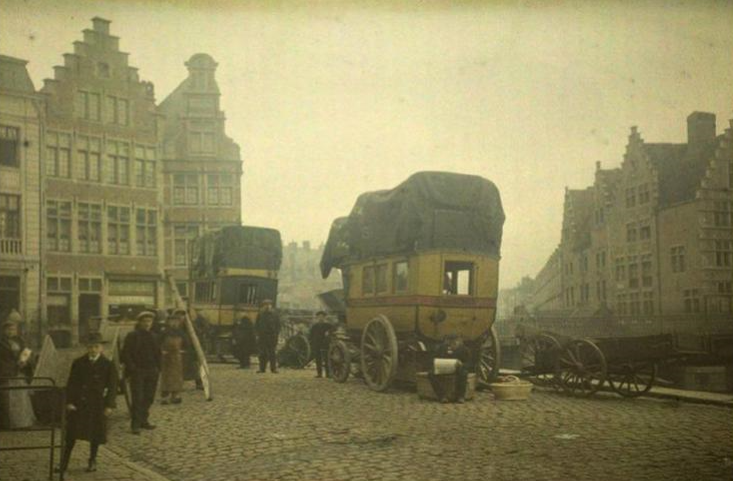
%> input picture input image.png, 733 x 481 px
$ octave 'Project Code.m'   (GNU Octave 9; MATLAB toolbox functions it lacks are replaced by stand-ins)
%> lines starting %> are read from the running program, lines starting %| are printed output that depends on the picture; in (x1, y1, x2, y2) boxes, pixels count from 0 and x2, y2 are one past the last pixel; in counts of white or black regions, pixels touching at a corner belong together; the program's own positions count from 1
% Read the image
input_image = imread('input image.png');
%> input_image is the input picture: size 481x733x3 uint8; mean R, G, B 142.1, 135.9, 96.2

% Display the original image
figure;
imshow(input_image);
title('Original Image');

%%
%1. Convert the image to grayscale
gray_image = rgb2gray(input_image);

% Display the grayscale image
figure;
imshow(gray_image);
title('Grayscale Image');

%%
% 2.1 Apply Gaussian Blur
gaussian_blur = imgaussfilt(gray_image, 2);

% Display the Gaussian blurred image
figure;
imshow(gaussian_blur);
title('Gaussian Blurred Image');

%%
% 2.2 Adjusting Gaussian Blur
% Apply Gaussian Blur
gaussian_blur = imgaussfilt(gray_image, 1);

% Display the Gaussian blurred image
figure;
imshow(gaussian_blur);
title('Gaussian Blurred Image - Adjusted');

%%
%3. Apply sharpening filter
sharpened_image = imsharpen(gaussian_blur, 'Radius', 2, 'Amount', 2);

% Display the sharpened image
figure;
imshow(sharpened_image);
title('Sharpened Image');

%%
%4. Apply Canny Edge Detection
edges = edge(sharpened_image, 'Canny');
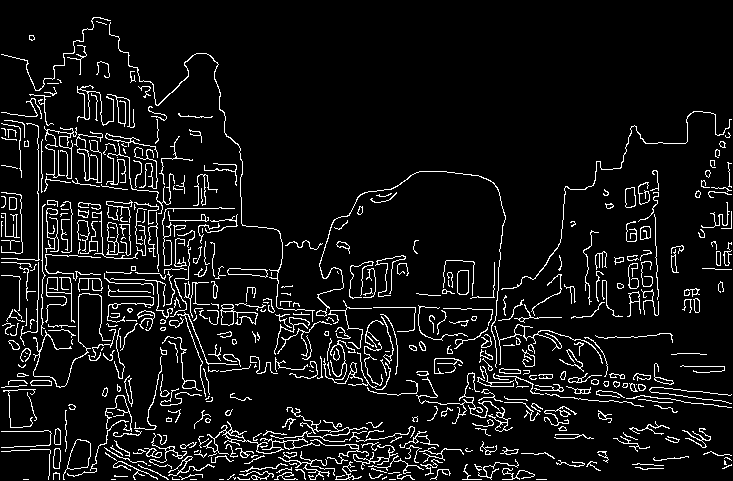
%> edges: size 481x733 logical; 7.7% white in thin lines or dots

% Display the edges
figure;
imshow(edges);
title('Edges Detected');

%%
%5.1 Apply histogram equalization
equalized_image = histeq(sharpened_image);

% Display the histogram equalized image
figure;
imshow(equalized_image);
title('Histogram Equalized Image');

%%
%5.2 Apply Histogram Equalization
hist_eq_image = histeq(sharpened_image);

% Adjust the image using imadjust to further refine the contrast
adjusted_image = imadjust(hist_eq_image, stretchlim(hist_eq_image, [0.01 0.80]), []);

% Combine the original image and the histogram equalized image
% to preserve details and enhance contrast
combined_image = imfuse(sharpened_image, adjusted_image, 'blend');

% Display the result
figure;
imshow(combined_image);
title('Combined Image with Enhanced Details');

%%
%5.3 test 2nd time Apply Canny Edge Detection
edges = edge(combined_image, 'Canny');
%> edges: size 481x733 logical; 10.1% white in thin lines or dots

% Display the edges
figure;
imshow(edges);
title('Edges Detected');

%%
%6.1 Adjust brightness
alpha = 1.2; % Simple contrast control
beta = 20;   % Simple brightness control
brightness_adjusted = imadjust(combined_image, [], [], alpha);
brightness_adjusted = brightness_adjusted + beta;

% Display the brightness adjusted image
figure;
imshow(brightness_adjusted);
title('Brightness Adjusted Image');

%%
%6.2 Adjust brightness and contrast
alpha = 1.2; % Slightly lower contrast control
beta = 30;  % Slightly higher brightness control
brightness_adjusted = imadjust(combined_image, [], [], alpha);
brightness_adjusted = brightness_adjusted + beta;

% Display the brightness adjusted image with new parameters
figure;
imshow(brightness_adjusted);
title('Brightness Adjusted Image (New Parameters)');

%%
%7. Create a structuring element for morphological operations
se = strel('disk', 1);

% Apply Dilation
dilated_image = imdilate(brightness_adjusted, se);
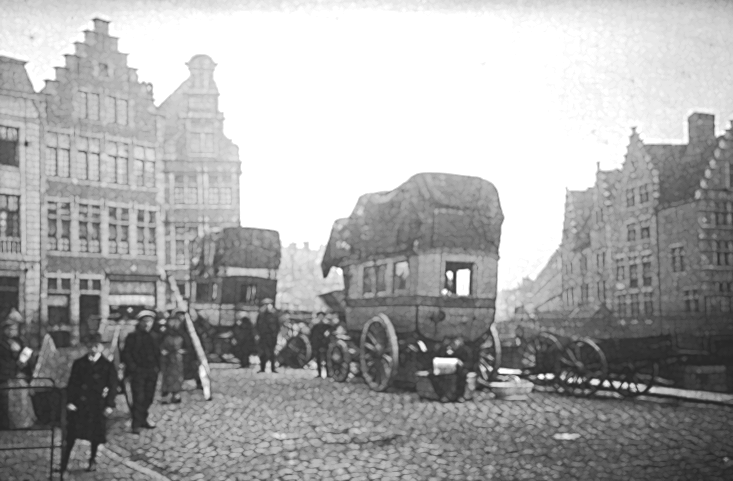
%> dilated_image: size 481x733 uint8; min 32, max 255, mean 167.3

figure;
imshow(dilated_image);
title('Dilated Image');

% Apply Erosion
eroded_image = imerode(dilated_image, se);

figure;
imshow(eroded_image);
title('Eroded Image');

%%
%8. Apply CLAHE with adjusted parameters
clahe_image = adapthisteq(eroded_image, 'ClipLimit', 0.001, 'Distribution', 'uniform');

% Display the CLAHE image with adjusted parameters
figure;
imshow(clahe_image);
title('CLAHE Image (Adjusted)');

%%
%9. Threshold the image to create a mask for black dots (artifacts)
% Adjust the threshold value as needed
threshold_value = 40; % This value can be adjusted based on the image
artifact_mask = clahe_image < threshold_value;
%> artifact_mask: size 481x733 logical; 12.2% white; 191 white regions (119 under 20 px), largest, box (x1, y1, x2, y2) and area: (516, 280, 733, 481) 15889, (0, 276, 204, 481) 13961, (377, 320, 486, 404) 3401

% Display the artifact mask
figure;
imshow(artifact_mask);
title('Artifact Mask');

% Apply regionfill to fill the artifacts
filled_image = regionfill(clahe_image, artifact_mask);
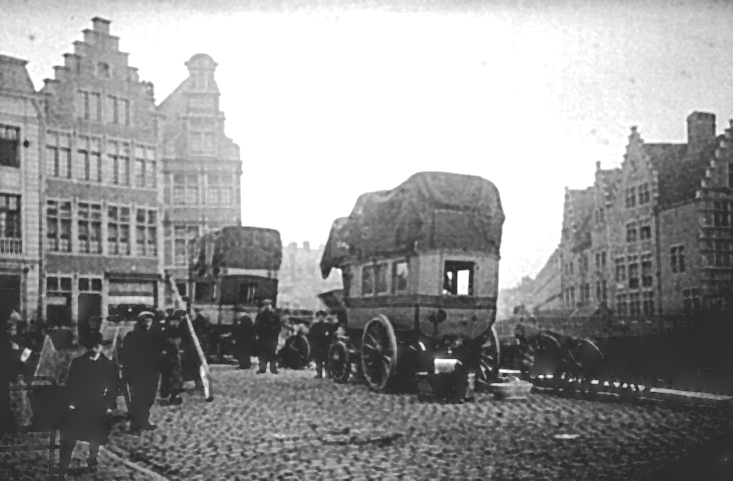
%> filled_image: size 481x733 uint8; min 42, max 255, mean 149.7

% Display the filled image
figure;
imshow(filled_image);
title('Image after Artifact Removal');

%%
% Load the input image
input_image = imread('input image.png');

% Separate the color channels
Rchannel = input_image(:,:,1);
Gchannel = input_image(:,:,2);
Bchannel = input_image(:,:,3);
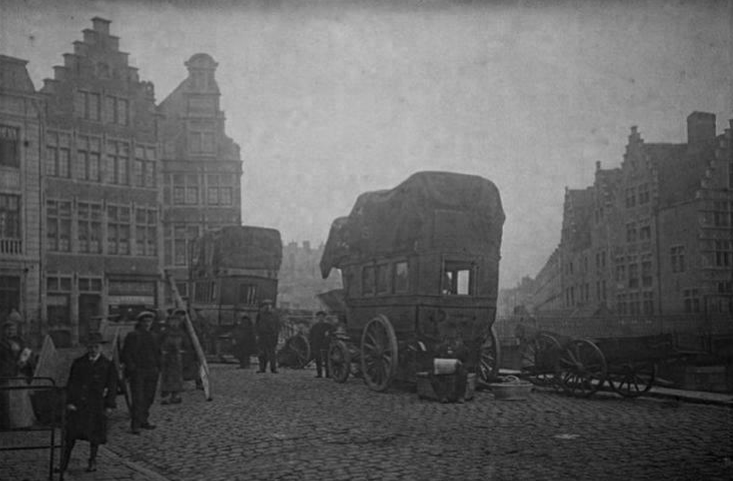
%> Bchannel: size 481x733 uint8; min 0, max 195, mean 96.2

% Increase the saturation of the original color channels
saturation_factor = 1.5; % Adjust this factor to increase saturation

R_adjusted = imadjust(Rchannel, stretchlim(Rchannel), [], saturation_factor);
G_adjusted = imadjust(Gchannel, stretchlim(Gchannel), [], saturation_factor);
B_adjusted = imadjust(Bchannel, stretchlim(Bchannel), [], saturation_factor);

% Clip the values to [0, 255] range
R_adjusted = uint8(max(min(R_adjusted, 255), 0));
G_adjusted = uint8(max(min(G_adjusted, 255), 0));
B_adjusted = uint8(max(min(B_adjusted, 255), 0));

% Combine the adjusted channels to create the color-adjusted image
color_adjusted_image = cat(3, R_adjusted, G_adjusted, B_adjusted);
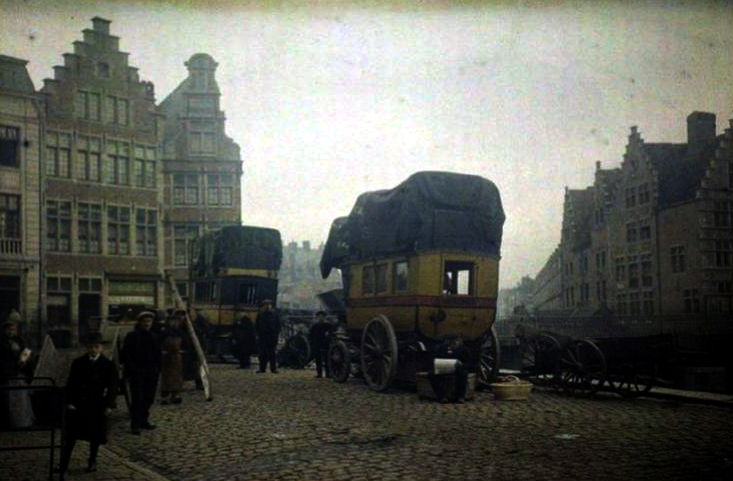
%> color_adjusted_image: size 481x733x3 uint8; mean R, G, B 97.5, 99.2, 92

% Convert the color-adjusted image to LAB color space
lab_image = rgb2lab(color_adjusted_image);
%> lab_image: size 481x733x3 double; mean of channels 1, 2, 3 39.6, -2, 3.8

% Replace the L channel with the processed grayscale image
lab_image(:,:,1) = double(filled_image) / 255 * 100; % Scale to [0, 100]
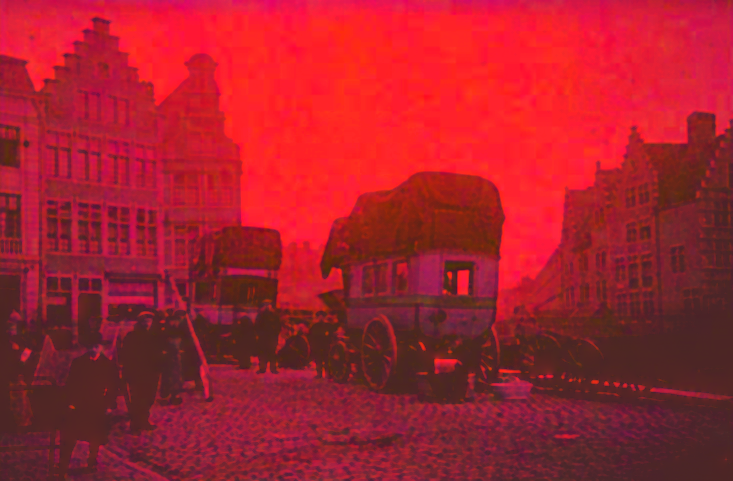
%> lab_image: size 481x733x3 double; mean R, G, B 58.7, -2, 3.8; drawn with min black and max white

% Convert back to RGB color space
color_restored_image = lab2rgb(lab_image);
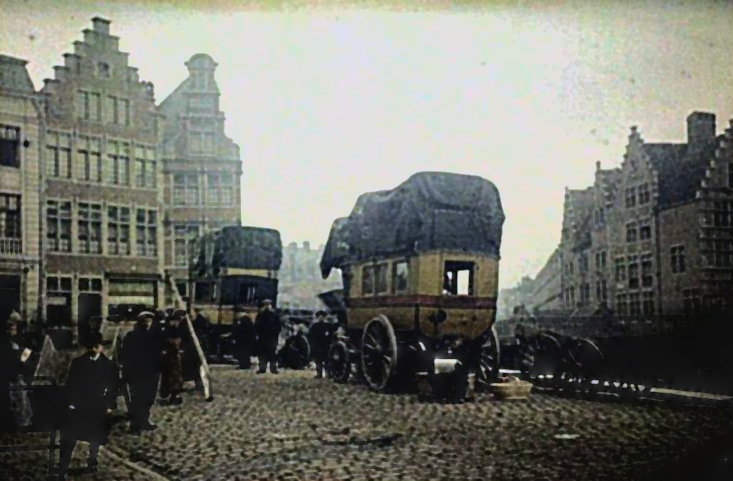
%> color_restored_image: size 481x733x3 double; mean R, G, B 0.566, 0.573, 0.542; drawn with min black and max white

% Display the color restored image
figure;
imshow(color_restored_image);
title('Color Restored Image');

$ run again, with Test 2.png copied over input image.png
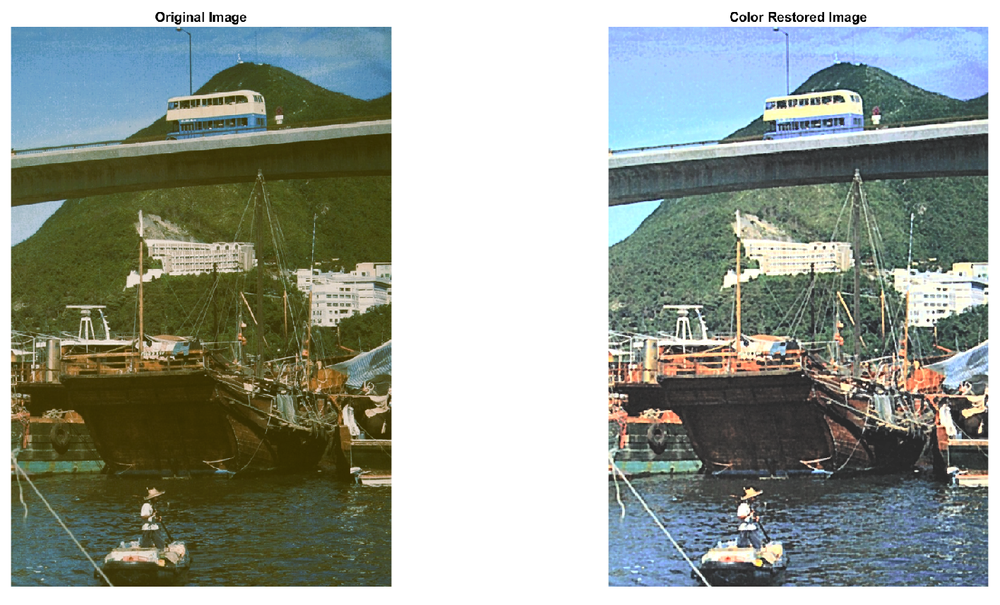
%> input picture Test 2.png, 1000 x 605 px, shrunk from 1416 x 857 before the run
%> input_image is the input picture: size 605x1000x3 uint8; mean R, G, B 149.7, 157.5, 148.6
%> `edges = edge(sharpened_image, 'Canny');`:
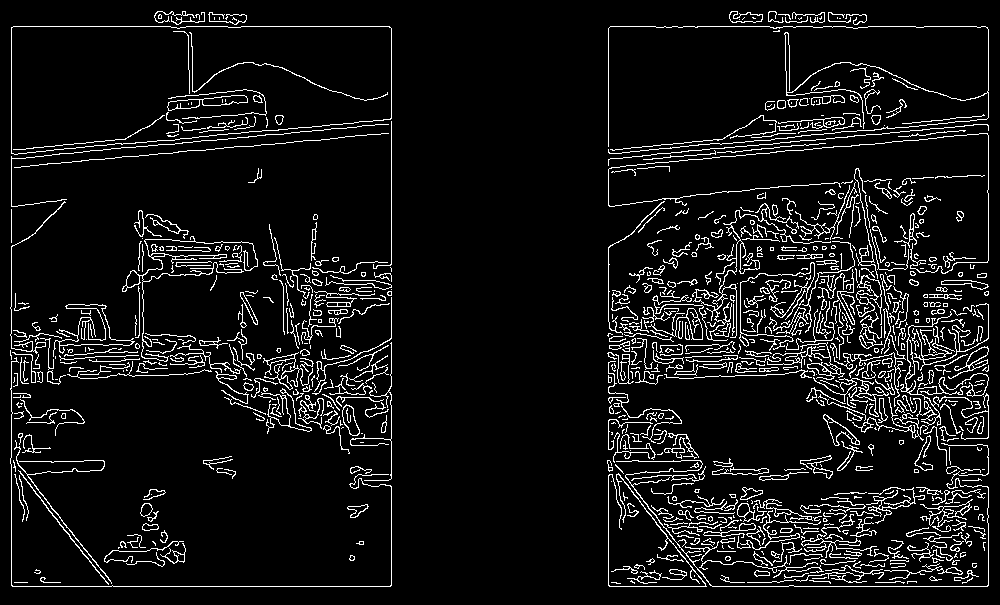
%> edges: size 605x1000 logical; 7.7% white in thin lines or dots
%> artifact_mask: size 605x1000 logical; 13.7% white; 1147 white regions (837 under 20 px), largest, box (x1, y1, x2, y2) and area: (16, 370, 357, 513) 24821, (609, 370, 954, 490) 15910, (12, 133, 391, 263) 8852
%> `imshow(color_restored_image);`:
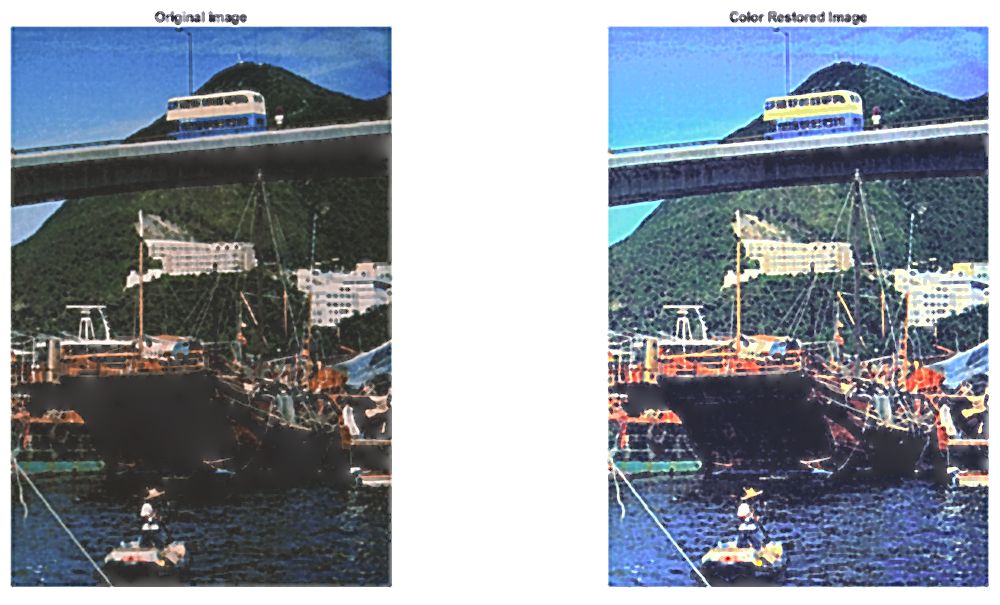
%> displayed picture: size 605x1000x3, on the screen's scale of 0 to 255; mean R, G, B 138.6, 147.1, 157.6
